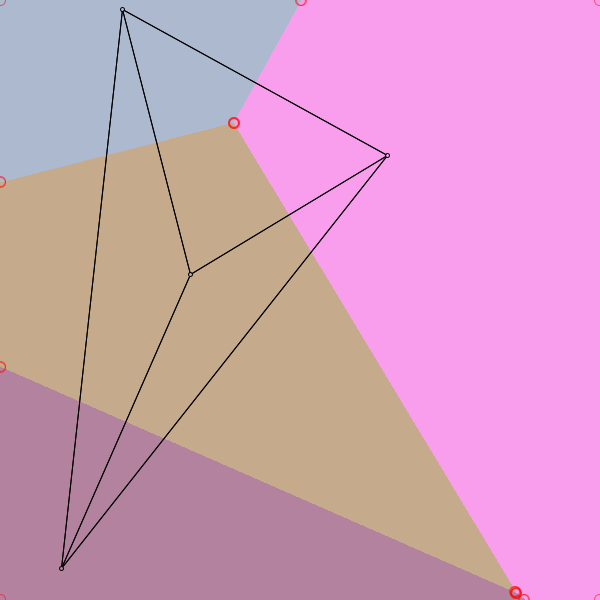
Frame 1 (no input)
Frame 60 (the mouse pressed at the canvas centre just before this capture): identical to frame 1, image omitted
Frame 120 (the mouse held since frame 60 and released just before this capture): identical to frame 1, image omitted

The Processing sketch that drew this single still picture (run headless with seeded random() and noise(); from frame 60 on, the mouse is pressed at the canvas centre):

// Processing sketch: mapgen3
// ── mapgen3.pde
ArrayList<Pt> points = new ArrayList<Pt>();
ArrayList<PVector[]> lines = new ArrayList<PVector[]>();
ArrayList<PVector[]> borders = new ArrayList<PVector[]>();
HashSet<PVector> vertices = new HashSet<PVector>();
import java.util.*;

Pt[][] values;
int[][] Ids;
int PT_ID = 0;
class Pt {

  final int id;
  {
    PT_ID += 1;
    id = PT_ID;
  }
  PVector pos;
  color c;

  Pt() {
    pos = new PVector(random(width), random(height));
    c = color(random(128, 255), random(128, 255), random(128, 255));
  }

  boolean equals(Pt p) {
    return id == p.id;
  }


  void draw() {
    stroke(0);
    fill(c);
    ellipse(pos.x, pos.y, 4, 4);
  }
}


void setup() {
  size(600, 600);

  values = new Pt[width][height];
  Ids = new int[width][height];
  for (int i = 0; i < 4; i += 1) {
    points.add(new Pt());
  }

  for (Pt p1 : points) {
    for (Pt p2 : points) {
      if (!p1.equals(p2)) {
        PVector[] line = {p1.pos, p2.pos};
        lines.add(line);
      }
    }
  }

  ArrayList<PVector[]> removeUs = new ArrayList<PVector[]>();

  for (int i = 0; i < points.size(); i += 1) {
    Pt p1 = points.get(i);
    for (int j = i+1; j < points.size(); j += 1) {
      if (i == j) continue;
      Pt p2 = points.get(j);


      PVector AB = PVector.sub(p2.pos, p1.pos);
      PVector ABr = new PVector(-AB.y, AB.x);
      PVector ABrr = PVector.mult(ABr, -1f);
      ABr.mult(width);
      ABrr.mult(width);
      ABr.add(p1.pos);
      ABr.add(PVector.mult(AB, 0.5));
      ABrr.add(p1.pos);
      ABrr.add(PVector.mult(AB, 0.5));
      PVector[] nl = {ABr, ABrr};
      borders.add(nl);
    }
  }



  for (int i = lines.size() - 1; i >= 0; i -= 1) {
    PVector[] A = lines.get(i);
    if (removeUs.contains(A)) continue;
    PVector AA = A[0];
    PVector AB = A[1];
    for (int j = lines.size() - 1; j >= 0; j -= 1) {
      if (i == j) continue;


      PVector[] B = lines.get(j);
      if (removeUs.contains(B)) continue;

      PVector BA = B[0];
      PVector BB = B[1];

      if (linesIntersect(AA.x, AA.y, AB.x, AB.y, BA.x, BA.y, BB.x, BB.y)) {

        float distA = PVector.dist(AA, AB);
        float distB = PVector.dist(BA, BB);

        if (distA <= distB) {
          removeUs.add(B);
        } else {
          removeUs.add(A);
          break;
        }
      }
    }
  }
  println("num to remove: "+ removeUs.size());

  for (int i = 0; i < removeUs.size(); i += 1) {
    if (!lines.remove(removeUs.get(i))) {
      println("failed to remove");
    }
  }



  calcValues();
}

void calcValues() {
  for (int x = 0; x < width; x += 1) {
    for (int y = 0; y < height; y += 1) {
      Pt closest = null;
      float dist = 0;
      float shortest = 0;
      for (Pt p : points) {
        dist = dist(p.pos.x, p.pos.y, x, y);
        if (closest == null || dist < shortest) {
          closest = p;
          shortest = dist;
        }

        if (closest != null) {
          values[x][y] = closest;
          Ids[x][y] = closest.id;
        }
      }
    }
  }

  for (int x = 0; x < width; x += 1) {
    for (int y = 0; y < height; y += 1) {

      int id = Ids[x][y];

      HashSet<Integer> encountered = new HashSet<Integer>();
      HashSet<String> edges = new HashSet<String>();
      for (int xx = x-1; xx < x + 2; xx += 1) {
        for (int yy = y-1; yy < y + 2; yy += 1) {
          if (xx == x && yy == y) continue;
          //if (abs(abs(xx) - abs(yy)) > 1) continue;
          if (xx >= 0 && xx <= width-1 && yy >= 0 && yy < height-1) {


            int oid = Ids[xx][yy];
            if (oid != id) {
              if (!encountered.contains(oid)) {
                encountered.add(oid);
              }
            }
          } else {
            if (xx < 0) {
              edges.add("left");
            } else  if (xx > width-1) {
              edges.add("right");
            } else if (yy < 0) {
              edges.add("up");
            } else if (yy > height-1) {
              edges.add("down");
            }
          }
        }
      }

      if (edges.size() + encountered.size() >= 2) {
        println(edges.size() + " " + encountered.size());
        vertices.add(new PVector(x, y));
      }
    }
  }
}



void draw() {
  background(255);
  loadPixels();
  for (int x = 0; x < width; x += 1) {
    for (int y = 0; y < height; y += 1) {
      pixels[y * width + x] = values[x][y].c;
    }
  }
  updatePixels();
  stroke(0);
  for (PVector[] ln : lines) {

    line(ln[0].x, ln[0].y, ln[1].x, ln[1].y);
  }

  stroke(255, 0, 0, 128);
  noFill();
  for (PVector v : vertices) {
    ellipse(v.x, v.y, 10, 10);
  }

  //stroke(255, 0, 0, 128);
  //for (PVector[] ln : borders) {

  //  line(ln[0].x, ln[0].y, ln[1].x, ln[1].y);
  //}


  for (Pt p : points) {
    p.draw();
  }
}

// ── funcs.pde
float t(float x1, float y1, float x2, float y2, float x3, float y3, float x4, float y4) {
  
  float t = ((x1 - x3) * (y3 - y4)) - ((y1 - y3) * (x3 - x4));
  t /= ((x1 - x2) * (y3 - y4)) - (y1 - y2) * (x3 - x4);
  
  return t;
}

float u(float x1, float y1, float x2, float y2, float x3, float y3, float x4, float y4) {
  
  float u = (x1 - x2) * (y1 - y3) - (y1 - y2) * (x1 - x3);
  u /= (x1 - x2) * (y3 - y4) - (y1 - y2) * (x3 - x4);
  
  
  return -u;
  
  
}

boolean same(float x1, float y1, float x2, float y2) {
  return (x1 == x2 && y1 == y2);  
}


boolean linesIntersect(float x1, float y1, float x2, float y2, float x3, float y3, float x4, float y4) {
  
  if (same(x1,y1,x3,y3) || same(x1,y1,x4,y4) || same(x2,y2,x3,y3) || same(x2,y2,x4,y4)) return false;
  
  
  float t = t(x1,y1,x2,y2,x3,y3,x4,y4);
  float u = u(x1,y1,x2,y2,x3,y3,x4,y4);
  
  if (t >= 0 && t <= 1 && u >= 0 && u <= 1) {
    return true;
  } else {
    return false;
  }
  
}

PVector intersectionPoint(float x1, float y1, float x2, float y2, float x3, float y3, float x4, float y4) {
  float t = t(x1,y1,x2,y2,x3,y3,x4,y4);
  
  return new PVector(x1 + t * (x2 - x1), y1 + t *(y2 - y1)); 
  
}
